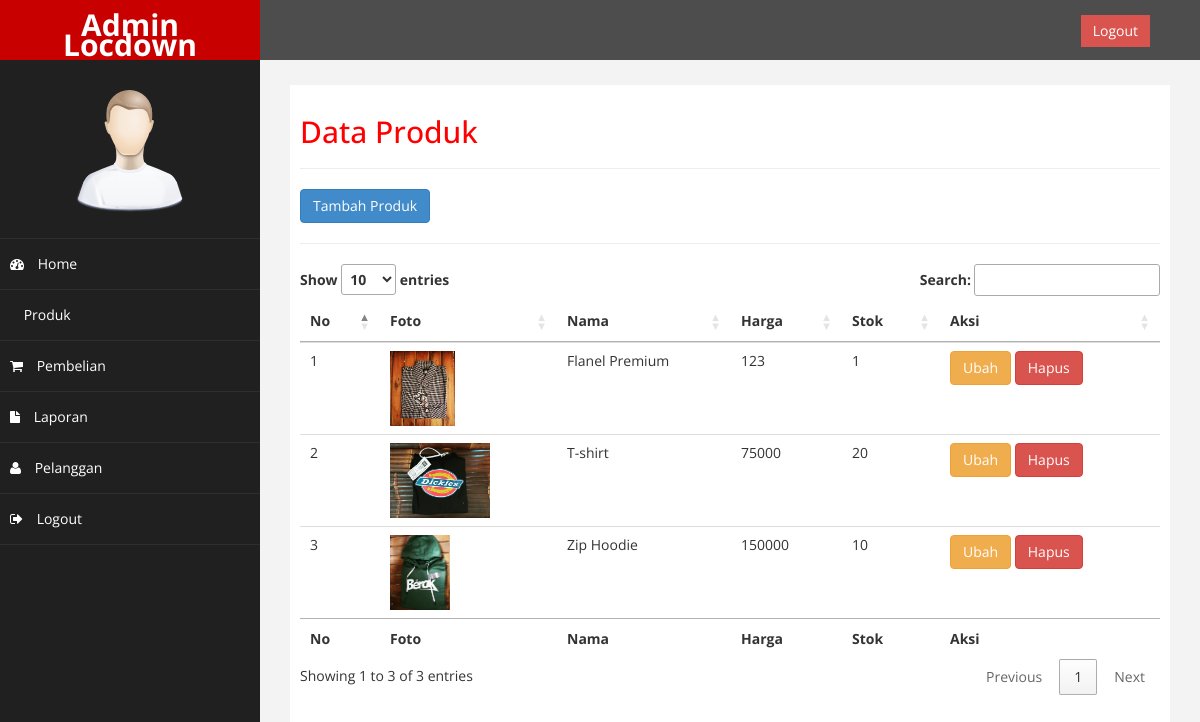
Screenshot of /admin/index.php?halaman=produk (signed in) with the database file from the repository.
### tables this page shows
CREATE TABLE `produk` (
  `id_produk` int(11) NOT NULL,
  `nama_produk` varchar(100) NOT NULL,
  `stok_produk` int(11) NOT NULL DEFAULT '0',
  `harga_produk` int(11) NOT NULL,
  `berat_produk` int(11) NOT NULL,
  `foto_produk` varchar(100) NOT NULL,
  `deskripsi_produk` text NOT NULL
);

### admin/produk.php (the view)
<h2>Data Produk</h2>
<hr>
<a href ="index.php?halaman=tambahproduk" class="btn btn-primary">Tambah Produk</a>
<hr>
<table id="myTable" class='table'>
	<thead>
		<tr>
			<th>No</th>
			<th>Foto</th>
			<th>Nama</th>
			<th>Harga</th>
			<th>Stok</th>
			<th>Aksi</th>
		</tr>
	</thead>
	<tbody>
	<?php $nomor=1; ?>
	<?php $ambil=$koneksi->query("SELECT * FROM produk ORDER BY id_produk DESC"); ?>
	<?php while($pecah = $ambil->fetch_assoc()){?>
		<tr>
			<td><?php echo $nomor; ?></td>
			<td>
				<img src="../gambar/produk/<?php echo $pecah['foto_produk']; ?>" height="75px">
			</td>
			<td><?php echo $pecah['nama_produk'];?></td>
			<td><?php echo $pecah['harga_produk'];?></td>
			<td><?php echo $pecah['stok_produk'];?></td>
			<td>
				<a href="index.php?halaman=ubahproduk&id=<?php echo $pecah['id_produk']; ?>" class="btn btn-warning">Ubah</a>
				<a href="index.php?halaman=hapusproduk&id=<?php echo $pecah['id_produk']; ?>" class="btn-danger btn">Hapus</a>
			</td>
		</tr>
		<?php $nomor++; ?>
		<?php } ?>
	</tbody>
	<tfoot>
		<tr>
			<th>No</th>
			<th>Foto</th>
			<th>Nama</th>
			<th>Harga</th>
			<th>Stok</th>
			<th>Aksi</th>
		</tr>
	</tfoot>
</table>

### admin/index.php (shortened to what this page needs)
<?php
    include_once('../koneksi.php');
?>
<!DOCTYPE html>
<html xmlns="http://www.w3.org/1999/xhtml">
<head>
    <link href="assets/css/bootstrap.css" rel="stylesheet" />
    <link href="assets/css/font-awesome.css" rel="stylesheet" />
    <link href="assets/js/morris/morris-0.4.3.min.css" rel="stylesheet" />
    <link href="assets/css/custom.css" rel="stylesheet" />
    <link href="https://cdn.datatables.net/1.10.20/css/jquery.dataTables.min.css" rel="stylesheet" />
</head>
<body>
    <div id="wrapper">
        <nav class="navbar navbar-default navbar-cls-top " role="navigation" style="margin-bottom: 0">
            <div class="navbar-header">
                <a class="navbar-brand" href="index.html">Admin Locdown</a>
            </div>
  <div style="color: white;
padding: 15px 50px 5px 50px;
float: right;
font-size: 16px;">&nbsp; <a href="#" class="btn btn-danger square-btn-adjust">Logout</a> </div>
        </nav>
                <nav class="navbar-default navbar-side" role="navigation">
            <div class="sidebar-collapse">
                <ul class="nav" id="main-menu">
				<li class="text-center">
                    <img src="assets/img/find_user.png" class="user-image img-responsive"/>
					</li>
                    <li> <a href="index.php"><i class="fa fa-dashboard"></i> Home</a></li>
                    <li> <a href="index.php?halaman=produk"><i class="fa fa-cubes"></i> Produk</a></li>
                    <li> <a href="index.php?halaman=pembelian"><i class="fa fa-shopping-cart"></i> Pembelian</a></li>
                    <li> <a href="index.php?halaman=laporan_pembelian"><i class="fa fa-file"></i> Laporan</a></li>
                    <li> <a href="index.php?halaman=pelanggan"><i class="fa fa-user"></i> Pelanggan</a></li>
                    <li> <a href="index.php?halaman=logout"><i class="fa fa-sign-out"></i> Logout</a></li>
                </ul>
            </div>
        </nav>
        <div id="page-wrapper" >
            <div id="page-inner">
                 <?php
                 if (isset($_GET['halaman']))
                 {
                    if ($_GET['halaman']=="produk")
                    {
                        include 'produk.php';
                    }
                    elseif ($_GET['halaman']=="pembelian")
                    {
                        include 'pembelian.php';
                    }
                    elseif ($_GET['halaman']=="pelanggan")
                    {
                        include 'pelanggan.php';
                    }
                    elseif ($_GET['halaman']=="hapuspelanggan")
                    {
                      include 'hapuspelanggan.php';
                    }
                    elseif ($_GET['halaman']=="detail")
                    {
                        include 'detail.php';
                    }
                    elseif ($_GET['halaman']=="tambahproduk")
                    {
                        include'tambahproduk.php';
                    }
                    elseif ($_GET['halaman']=="hapusproduk")
                    {
                        include 'hapusproduk.php';
                    }
                    elseif ($_GET['halaman']=="ubahproduk")
                    {
                        include 'ubahproduk.php';
                    }
                    elseif ($_GET['halaman']=="logout")
                    {
                      include 'logout.php';
                    }
                    elseif ($_GET['halaman']=="pembayaran")
                    {
                      include 'pembayaran.php';
                    }
                    elseif ($_GET["halaman"]=="laporan_pembelian")
                    {
                      include 'laporan_pembelian.php';
                    }
                     }
                     else
                     {
                         include 'home.php';
                         }
                         ?>
    </div>
            </div>
        </div>
</body>
</html>

### admin/assets/css/custom.css (style rules this page uses)
body { font-family: 'Open Sans', sans-serif; }
#wrapper { width: 100%; background:#202020; }
#page-wrapper { padding: 15px 15px; min-height: 600px; background:#F3F3F3; }
#page-inner { width:100%; margin:10px 20px 10px 0px; background-color:#fff!important; padding:10px; min-height:1200px; }
.text-center { text-align:center; }
h2 { color: #f00; }
.square-btn-adjust { border: 0px solid transparent; -webkit-border-radius: 0px; -moz-border-radius: 0px; border-radius: 0px; }
.user-image { margin: 25px auto; -webkit-border-radius: 10px; -moz-border-radius: 10px; border-radius: 10px; max-height:170px; max-width:170px; }
.navbar-cls-top .navbar-brand { color: #fff; background: #C90000; width: 260px; text-align: center; height: 60px; font-size: 30px; font-weight: 700; }
.sidebar-collapse , .sidebar-collapse .nav { background:none; }
.sidebar-collapse .nav { padding:0; }
.sidebar-collapse .nav > li > a { color:#fff; background:#202020; text-shadow:none; }
.sidebar-collapse > .nav > li > a { padding:15px 10px; }
.sidebar-collapse > .nav > li { border-bottom: 1px solid rgba(107, 108, 109, 0.19); }
.navbar-side { border:none; background-color: #202020; }
.navbar-cls-top { background:#4D4D4D; border-bottom:none; }
.navbar-default { border:0px solid black; }
.navbar-header { background: #A70303; }
.nav > li > a > i { margin-right:10px; }
@media (min-width:768px) { #page-wrapper { margin: 0 0 0 260px; padding: 15px 30px; min-height: 1200px; } }
@media (min-width:768px) { .navbar-side { z-index: 1; position: absolute; width: 260px; } }
@media (min-width:768px) { .navbar { border-radius: 0px; } }

### rows the page displays
produk: foto_produk (picture), nama_produk "Flanel Premium", harga_produk "123", stok_produk "1"
produk: foto_produk (picture), nama_produk "T-shirt", harga_produk "75000", stok_produk "20"
produk: foto_produk (picture), nama_produk "Zip Hoodie", harga_produk "150000", stok_produk "10"
